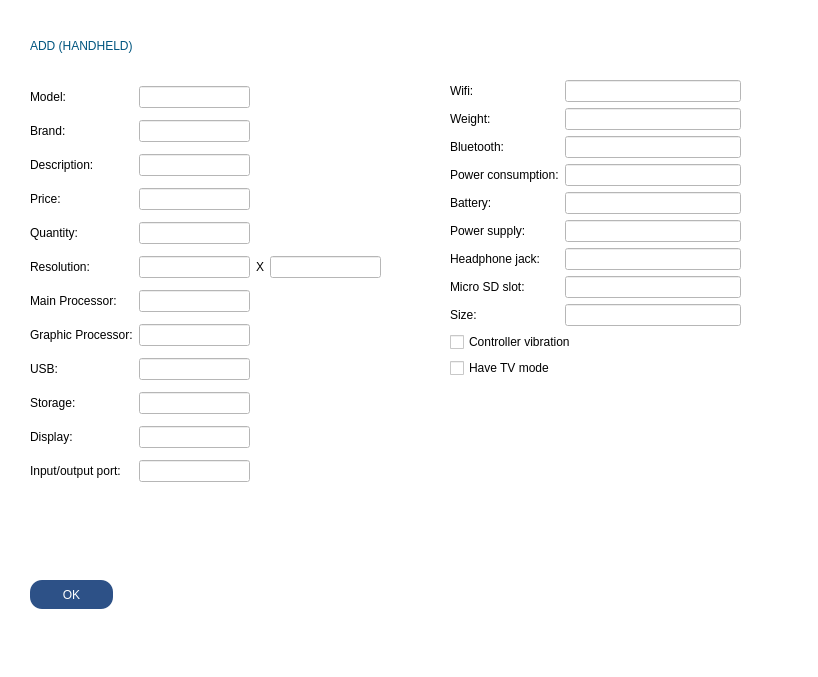
<?xml version="1.0" encoding="UTF-8"?>
<ui version="4.0">
 <class>add_device_handheld</class>
 <widget class="QDialog" name="add_device_handheld">
  <property name="geometry">
   <rect>
    <x>0</x>
    <y>0</y>
    <width>818</width>
    <height>677</height>
   </rect>
  </property>
  <property name="windowTitle">
   <string>Dialog</string>
  </property>
  <property name="styleSheet">
   <string notr="true">background-color: rgb(255, 255, 255);</string>
  </property>
  <widget class="QPushButton" name="OK_btn">
   <property name="geometry">
    <rect>
     <x>30</x>
     <y>580</y>
     <width>83</width>
     <height>29</height>
    </rect>
   </property>
   <property name="styleSheet">
    <string notr="true">color: rgb(255, 255, 255);
background: rgb(45, 81, 135);
border-radius: 12px;</string>
   </property>
   <property name="text">
    <string>OK</string>
   </property>
  </widget>
  <widget class="QWidget" name="formLayoutWidget_2">
   <property name="geometry">
    <rect>
     <x>450</x>
     <y>80</y>
     <width>291</width>
     <height>376</height>
    </rect>
   </property>
   <layout class="QFormLayout" name="formLayout_2">
    <item row="0" column="0">
     <widget class="QLabel" name="label_20">
      <property name="styleSheet">
       <string notr="true">color: rgb(0, 0, 0);</string>
      </property>
      <property name="text">
       <string>Wifi:</string>
      </property>
     </widget>
    </item>
    <item row="0" column="1">
     <widget class="QLineEdit" name="wifi_lineEdit"/>
    </item>
    <item row="1" column="0">
     <widget class="QLabel" name="label_23">
      <property name="styleSheet">
       <string notr="true">color: rgb(0, 0, 0)</string>
      </property>
      <property name="text">
       <string>Weight:</string>
      </property>
     </widget>
    </item>
    <item row="1" column="1">
     <widget class="QLineEdit" name="weight_lineEdit">
      <property name="text">
       <string/>
      </property>
     </widget>
    </item>
    <item row="2" column="0">
     <widget class="QLabel" name="label_22">
      <property name="styleSheet">
       <string notr="true">color: rgb(0, 0, 0)</string>
      </property>
      <property name="text">
       <string>Bluetooth:</string>
      </property>
     </widget>
    </item>
    <item row="2" column="1">
     <widget class="QLineEdit" name="bluetooth_lineEdit">
      <property name="text">
       <string/>
      </property>
     </widget>
    </item>
    <item row="3" column="0">
     <widget class="QLabel" name="label_19">
      <property name="styleSheet">
       <string notr="true">color: rgb(0, 0, 0)</string>
      </property>
      <property name="text">
       <string>Power consumption:</string>
      </property>
     </widget>
    </item>
    <item row="3" column="1">
     <widget class="QLineEdit" name="power_consum"/>
    </item>
    <item row="4" column="0">
     <widget class="QLabel" name="label_24">
      <property name="styleSheet">
       <string notr="true">color: rgb(0, 0, 0)</string>
      </property>
      <property name="text">
       <string>Battery:</string>
      </property>
     </widget>
    </item>
    <item row="4" column="1">
     <widget class="QLineEdit" name="battery_lineEdit">
      <property name="text">
       <string/>
      </property>
     </widget>
    </item>
    <item row="5" column="0">
     <widget class="QLabel" name="label_26">
      <property name="styleSheet">
       <string notr="true">color: rgb(0, 0, 0)</string>
      </property>
      <property name="text">
       <string>Power supply:</string>
      </property>
     </widget>
    </item>
    <item row="5" column="1">
     <widget class="QLineEdit" name="power_supply">
      <property name="text">
       <string/>
      </property>
     </widget>
    </item>
    <item row="6" column="0">
     <widget class="QLabel" name="label_27">
      <property name="styleSheet">
       <string notr="true">color: rgb(0, 0, 0)</string>
      </property>
      <property name="text">
       <string>Headphone jack:</string>
      </property>
     </widget>
    </item>
    <item row="6" column="1">
     <widget class="QLineEdit" name="headphone_jack">
      <property name="text">
       <string/>
      </property>
     </widget>
    </item>
    <item row="7" column="0">
     <widget class="QLabel" name="label_28">
      <property name="styleSheet">
       <string notr="true">color: rgb(0, 0, 0)</string>
      </property>
      <property name="text">
       <string>Micro SD slot:</string>
      </property>
     </widget>
    </item>
    <item row="7" column="1">
     <widget class="QLineEdit" name="microSD_slot">
      <property name="text">
       <string/>
      </property>
     </widget>
    </item>
    <item row="8" column="0">
     <widget class="QLabel" name="label_29">
      <property name="styleSheet">
       <string notr="true">color: rgb(0, 0, 0)</string>
      </property>
      <property name="text">
       <string>Size:</string>
      </property>
     </widget>
    </item>
    <item row="8" column="1">
     <widget class="QLineEdit" name="size">
      <property name="text">
       <string/>
      </property>
     </widget>
    </item>
    <item row="9" column="0" colspan="2">
     <widget class="QCheckBox" name="controller_vibra">
      <property name="styleSheet">
       <string notr="true">color: rgb(0, 0, 0)</string>
      </property>
      <property name="text">
       <string>Controller vibration</string>
      </property>
      <property name="checkable">
       <bool>true</bool>
      </property>
     </widget>
    </item>
    <item row="10" column="0" colspan="2">
     <widget class="QCheckBox" name="have_tv_mode">
      <property name="styleSheet">
       <string notr="true">color: rgb(0, 0, 0)</string>
      </property>
      <property name="text">
       <string>Have TV mode</string>
      </property>
      <property name="checkable">
       <bool>true</bool>
      </property>
     </widget>
    </item>
   </layout>
  </widget>
  <widget class="QWidget" name="gridLayoutWidget">
   <property name="geometry">
    <rect>
     <x>30</x>
     <y>80</y>
     <width>351</width>
     <height>415</height>
    </rect>
   </property>
   <layout class="QGridLayout" name="gridLayout">
    <item row="3" column="1">
     <widget class="QLineEdit" name="price_lineEdit"/>
    </item>
    <item row="7" column="0">
     <widget class="QLabel" name="label_25">
      <property name="styleSheet">
       <string notr="true">color: rgb(0, 0, 0)</string>
      </property>
      <property name="text">
       <string>Graphic Processor:</string>
      </property>
     </widget>
    </item>
    <item row="2" column="1">
     <widget class="QLineEdit" name="des_lineEdit"/>
    </item>
    <item row="2" column="0">
     <widget class="QLabel" name="label_3">
      <property name="styleSheet">
       <string notr="true">color: rgb(0, 0, 0)</string>
      </property>
      <property name="text">
       <string>Description:</string>
      </property>
     </widget>
    </item>
    <item row="4" column="1">
     <widget class="QLineEdit" name="quantity_lineEdit"/>
    </item>
    <item row="5" column="2">
     <widget class="QLabel" name="label_9">
      <property name="styleSheet">
       <string notr="true">color: rgb(0, 0, 0)</string>
      </property>
      <property name="text">
       <string>X</string>
      </property>
     </widget>
    </item>
    <item row="10" column="1">
     <widget class="QLineEdit" name="display_lineEdit"/>
    </item>
    <item row="3" column="0">
     <widget class="QLabel" name="label_6">
      <property name="styleSheet">
       <string notr="true">color: rgb(0, 0, 0)</string>
      </property>
      <property name="text">
       <string>Price:</string>
      </property>
     </widget>
    </item>
    <item row="8" column="0">
     <widget class="QLabel" name="label_12">
      <property name="styleSheet">
       <string notr="true">color: rgb(0, 0, 0)</string>
      </property>
      <property name="text">
       <string>USB:</string>
      </property>
     </widget>
    </item>
    <item row="6" column="0">
     <widget class="QLabel" name="label_11">
      <property name="styleSheet">
       <string notr="true">color: rgb(0, 0, 0)</string>
      </property>
      <property name="text">
       <string>Main Processor:</string>
      </property>
     </widget>
    </item>
    <item row="9" column="1">
     <widget class="QLineEdit" name="storage_lineEdit"/>
    </item>
    <item row="5" column="3">
     <widget class="QLineEdit" name="resolution_lineEdit_2"/>
    </item>
    <item row="5" column="1">
     <widget class="QLineEdit" name="resolution_lineEdit_1"/>
    </item>
    <item row="1" column="0">
     <widget class="QLabel" name="label_5">
      <property name="styleSheet">
       <string notr="true">color: rgb(0, 0, 0)</string>
      </property>
      <property name="text">
       <string>Brand:</string>
      </property>
     </widget>
    </item>
    <item row="9" column="0">
     <widget class="QLabel" name="label_18">
      <property name="styleSheet">
       <string notr="true">color: rgb(0, 0, 0)</string>
      </property>
      <property name="text">
       <string>Storage:</string>
      </property>
     </widget>
    </item>
    <item row="4" column="0">
     <widget class="QLabel" name="label_7">
      <property name="styleSheet">
       <string notr="true">color: rgb(0, 0, 0)</string>
      </property>
      <property name="text">
       <string>Quantity:</string>
      </property>
     </widget>
    </item>
    <item row="1" column="1">
     <widget class="QLineEdit" name="brand_lineEdit"/>
    </item>
    <item row="5" column="0">
     <widget class="QLabel" name="label_8">
      <property name="styleSheet">
       <string notr="true">color: rgb(0, 0, 0)</string>
      </property>
      <property name="text">
       <string>Resolution:</string>
      </property>
     </widget>
    </item>
    <item row="10" column="0">
     <widget class="QLabel" name="label_13">
      <property name="styleSheet">
       <string notr="true">color: rgb(0, 0, 0)</string>
      </property>
      <property name="text">
       <string>Display:</string>
      </property>
     </widget>
    </item>
    <item row="0" column="1">
     <widget class="QLineEdit" name="model_lineEdit"/>
    </item>
    <item row="0" column="0">
     <widget class="QLabel" name="label_4">
      <property name="styleSheet">
       <string notr="true">color: rgb(0, 0, 0)</string>
      </property>
      <property name="text">
       <string>Model:</string>
      </property>
     </widget>
    </item>
    <item row="6" column="1">
     <widget class="QLineEdit" name="main_processor_lineEdit"/>
    </item>
    <item row="8" column="1">
     <widget class="QLineEdit" name="USB_lineEdit"/>
    </item>
    <item row="7" column="1">
     <widget class="QLineEdit" name="graphiv_processor_lineEdit">
      <property name="text">
       <string/>
      </property>
     </widget>
    </item>
    <item row="11" column="0">
     <widget class="QLabel" name="label_14">
      <property name="styleSheet">
       <string notr="true">color: rgb(0, 0, 0)</string>
      </property>
      <property name="text">
       <string>Input/output port:</string>
      </property>
     </widget>
    </item>
    <item row="11" column="1">
     <widget class="QLineEdit" name="input_output_port"/>
    </item>
   </layout>
  </widget>
  <widget class="QLabel" name="label">
   <property name="geometry">
    <rect>
     <x>30</x>
     <y>30</y>
     <width>521</width>
     <height>31</height>
    </rect>
   </property>
   <property name="styleSheet">
    <string notr="true">font: 22pt &quot;Tw Cen MT Condensed Extra Bold&quot;;
color: rgb(0, 85, 127);</string>
   </property>
   <property name="text">
    <string>ADD (HANDHELD)</string>
   </property>
  </widget>
 </widget>
 <resources/>
 <connections/>
</ui>
